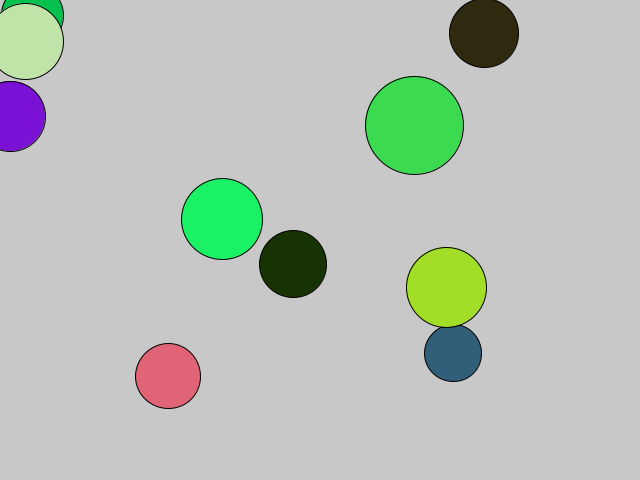
Frame 1 (no input)
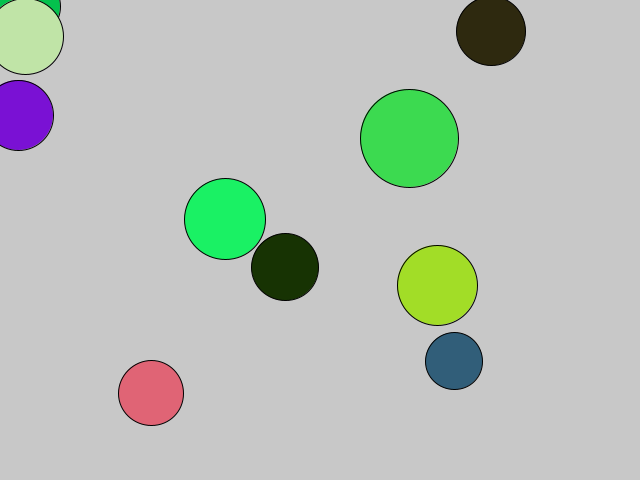
Frame 60 (the mouse pressed at the canvas centre just before this capture)
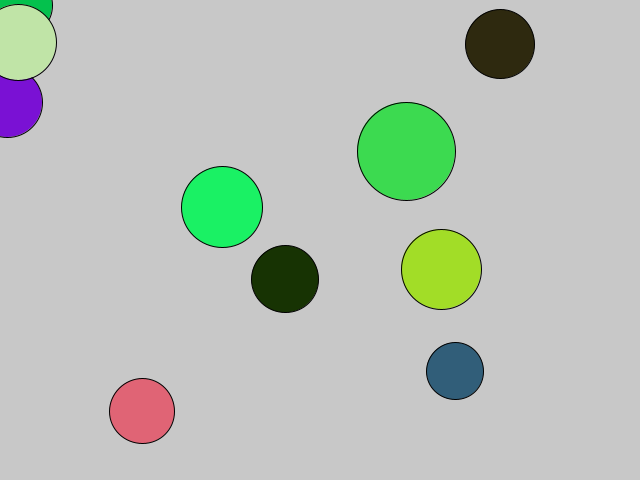
Frame 120 (the mouse held since frame 60 and released just before this capture)

The Processing sketch that drew these frames (run headless with seeded random() and noise(); from frame 60 on, the mouse is pressed at the canvas centre):

// Processing sketch: iwannamakeamover
// ── iwannamakeamover.pde
/* Title: Iwannamakeamover *\
|* Author: Louie Wang      *|
|* Description: 移動して！ *|
|* ps. view with mono font *|
|* with japanese support   *|
\*_Date:Sept.26,2024_______*/

class Mover {
  int X;
  int Y;
  int Size;
  color Col;
  Mover(){
    X = round(random(0,width));
    Y = round(random(0,height));
    Size = round(random(50,100));
    Col = color(random(0,255),random(0,255),random(0,255));
  }
  Mover(int Xpos, int Ypos){
    X = Xpos;
    Y = Ypos;
    Size = round(random(50,100));
    Col = color(random(0,255),random(0,255),random(0,255));
  }
  Mover(int Xpos, int Ypos, int S){
    X = Xpos;
    Y = Ypos;
    Size = S;
    Col = color(random(0,255),random(0,255),random(0,255));
  }
  Mover(int Xpos, int Ypos, int S, color Colour){
    X = Xpos;
    Y = Ypos;
    Size = S;
    Col = Colour;
  }
  void draw() {
    push();
    fill(Col);
    circle(X,Y,Size);
    pop();
  }
  void draw(int how) {
    push();
    fill(Col);
    ellipseMode(how);
    circle(X,Y,Size);
    pop();
  }
  void move() {
    X += round(random(-2,2));
    Y += round(random(-2,2));
    if(X<0)X=0;
    if(X>width)X=width;
    if(Y<0)Y=0;
    if(Y>width)Y=width;
  }
  void move(int Seed) {
    randomSeed(Seed);
    X += round(random(-2,2));
    Y += round(random(-2,2));
    if(X<0)X=0;
    if(X>width)X=width;
    if(Y<0)Y=0;
    if(Y>width)Y=width;
  }
  void move(int newX, int newY) {
    X = newX;
    Y = newY;
    if(X<0)X=0;
    if(X>width)X=width;
    if(Y<0)Y=0;
    if(Y>width)Y=width;
  }
  void resize() {
    Size = round(random(50, 100));
  }
  void resize(int S) {
    Size = S;
  }
  void recolor() {
    Col = color(random(0, 255),random(0, 255),random(0, 255));
  }
  void recolor(int C) {
    Col = color(C);
  }
  void recolor(int R, int G, int B) {
    Col = color(R, G, B);
  }
}

Mover[] a = new Mover[10];
int Mode = 0x43;

void setup() {
  size(640,480);
  for(int i = 0; i < a.length; i++) a[i] = new Mover();
}

void draw() {
  if(Mode%0x80/0x40>0) {
    if(Mode%0x2>0)background(200);
    for(int i = 0; i < a.length; i++) {
      a[i].draw(CENTER);
      if(Mode%0x4/2>0)a[i].move();
      if(Mode%0x8/4>0)a[i].resize();
      if(Mode%0x10/8>0)a[i].recolor();
    }
    if(Mode%0x40/0x20>0)text("WARNING! If you press 4 again, the circles will start rapidly flashing.\nIf you experience seizures, please reset the sketch to prevent seeing this.",100,100);
  }
}

void keyPressed() {
  switch(keyCode){
  case 49:
    Mode ^= 0x1;//background clear
    break;
  case 50:
    Mode ^= 0x2;//moving
    break;
  case 51:
    Mode ^= 0x4;//size changing
    break;
  case 52:
    if(Mode%0x20/0x10>0) {
      Mode |= 0x20;
      Mode ^= 0x28;//colour changing, clear warning
    }
    else {
      Mode |= 0x10;//warning bit
      Mode |= 0x20;//draw warning
    }
    break;
  case 32:
    Mode ^= 0x40;//stop drawing
    break;
  }
}

//nothin here, sorry. see ranttomakeamover instead.
//oops i mean
/*-----------------------*\
||W E ' R E   M O V I N G||
\\  Our new location is: //
||  ranttomakeamover.pde ||
//     Thank you for     \\
||     your patronage    ||
\*-----------------------*/
//..moving, movers, get it?

// ── ranttomakeamover.pde
    /*----------------------/
    || rant to make a mover ||                            
     /----------------------*/
 
/* Heyo. I guess it's time to yap more.
  Last time on Talkument Yap,
  I promised to write more about
  making chiptunes and the (in-game)
  origins of Rhythmgunner.

I'll start with chiptunes I guess.
Ever since I wanted to make a SNES
game from scratch with 0 experience,
I composed music. The first pieces
that I made were for the SNES in a
software called SNES GSS, or
SNES Game Sound Solution/System.
I made a couple tunes, but none
of them were really good at all.
The game was called Sonic M,
(thus the "Sonic M Soundtrack" in
some of my chiptunes)
it was a Sonic game that I wanted
to make ever since 2019-ish.
I have moved past that now, but
the important part is that
Sonic M was ultimately the thing
that got me to start chiptuning.
I then found more about chiptunes
and vgms, and foobar2000.
The earliest trace of vgms stuff
on my pc is from
Wednesday, May 18, 2022, 05:08:55 PM
according to the properties of
foobar2000's folder.
I started making chiptunes with
VGM Music Maker, which sure is a
music making tool all right.
It was hard to use, so I moved
on to DefleMask. I thought it was
lackluster at first, because I was
so used to using samples like the
orchestra hit that I had trouble
porting my songs to the Genesis,
which used FM Synthesis.
But then, I discovered the power
of wavetables. I made so many
songs on the PC Engine, it's
crazy. I used it to create songs
for 2 Scratch games, 1 of which
doesn't even work right.
I should probably put the vgm
of the most notable one in my
listeningmusics folder someday.
I also made chiptunes for all
of the other systems in DefleMask
(with the exception of the OPM)
which are also cool. But then,
one day, specifically before
my birthday 2023, I made a
"Birthday Chill Tune" (as I
called it back then) that in
hindsight sucks a lot.
However, I wanted to use more
systems than DefleMask allowed,
so on my birthday, I stumbled
across furnace. furnace is like
DefleMask, execpt for 2 things:
it's completely free, and
there are SO many systems.
After I posted a lackluster
music video of the chill tune,
I downloaded furnace (0.6pre5)
and that leads into my
chiptuning at the present.
I also switched from Windows
to Ubuntu and back, so I have
some duplicate songs from
when I was trying to backport
my songs from Ubuntu,
because Windows doesn't allow
me to mount its partition.
I love the subsong feature in
furnace, because instead of
having like 7000 different
files in DefleMask, each
having its own instruments,
you can have 1 big file in
furnace with shared
instruments. furnace's file
compression is also a lot
better than DefleMask's
(if it even exists)
and has a bazillion
settings, like different
cores for chip emulation.
Right now, I have 2 big files,
one for the Genesis, and one
for the Master System with the
FM chip. I also have some
smaller files that are for
specific songs, like the Rave
Dancetune from Cool Spot,
or a bunch of Ace Attorney songs,
both on the Game Boy.
I have currently 66 subsongs
in the Master System file, and
105 subsongs in the Genesis file.
Using extremely inaccurate
estimates, I think 50% of the
songs are covers, and around
5% are finished. 5% of them
are Phighting songs.
Making songs can be very easy
or very hard. For example, when
I was making Kitta's theme on
the Genesis, it was very easy,
reason being that I basically
completed it already on the
Master System. The Master
System version was very hard
because I didn't want the
cliché 2nd half of the song,
so I tried to make something
new. It sounds terrible.
It also incorperates an older
Kitta song into it, as support.
The Genesis version also has
lyrics, by the way. I'm not
gonna post them unless I'm
met with popular demand
(on GitHub, no less), since all
of the lyrics that I make are
automatically cringe, so that
probably means that I'm not
gonna post them ever.
Or maybe I will do that in the
next Talkument Yap. IDK.
That about sums up my
chiptuning journey. Now, onto
 RHYTHMGUNNER'S BACKSTORY
(taken from the paper doc)
--commentary in lua comments

Rhythmgunner always thought
of commiting an act of
violence every time he heard a
song that he disliked, which
was why he was called a
violent boy in dance class.
--This is the obligational
--funny in the first part
--of a short story. The
--dance class thing was
--because I didn't like songs
--from ANY dance class that
--I had at school.
R.G. was born with a 6th
musical sense. When his parents
bought him a xylophonw, he
cried because there weren't
enough keys to play his
beautiful songs on.
--This part is a little over
--exaggerated.
He had many friends due to his
musical talent, especially his
talent of learning any
instrument just by playing it
for a little while.
--SUPER exaggerated.
He was so good at music that
the teachers had to ban him
from entering the music room
outside of music class because
he would play solo better than
the whole class, usually ending
up in a musical competition
that he would always win.
--Beating elementary school
--children at playing music is
--easier than you think.
--(I was horrible on the
--recorder and clarinet)
He graduated with many musical
majors. Rhythmgunner had a
bright future ahead of him,
except for one small problem.
He was broke as ####.
--Kinda unbelievable because
--of his musical talents and
--majors, but whatever.
He started selling CDs
--with what money?
with hand-drawn labels on them.
--Ah yes, true grass roots ahh.
They didn't sell very well,
because everybody used
streaming services.
--I have nothing against music
--streaming, just a detail to
--support the plot.
However, one day, a man in a
black leather jacket came up
to him and bought a CD. The
next day, the same guy walked
past him and flew him a sheet
of paper.
--"Flew him" means threw at
--him subtly like a paper
--airplane, and the sheet
--was more like a slip.
It said, "Bonue Bridge,
6:30 PM". So at 6:30 PM,
Rhythmgunner went below the
Bonue Bridge, and saw him.
--PSA, don't trust random
--slips of paper that
--random strangers give you.
--The next part is a little
--comic, which I obviously
--can't show here, so instead
--the transcript will be
--written. It is in Japanese,
--but the original English
--translation will be shown
--below the phrases.
--I'm not gonna retranslate
--it for now.
--Also, my Japanese sucks.
--Sorry, native speakers.
-------------------------
Bassblaster:
(ゴゴゴゴ)
*Menacing*
-------------------------
Bassblaster:
あなたは
リーゼムガンナ
ですか？
Are you Rhythmgunner?
-------------------------
Rhythmgunner:
はい、でも
なぜ俺た
ちは日本
語を話
しますか。
Yes, but why are we
speaking in Japanese?
-------------------------
Bassblaster:
俺も知って
ないよ。
I don't know either.
-------------------------
Bassblaster:
さあ、俺
を知るか。
Anyways, do you know me?
-------------------------
Rhythmgunner:
ア～ッム、
すみません。
あなたを知る
ない。
Umm, sorry,
I don't know you.
-------------------------
Bassblaster:
えっ？知る
ないか？
本当かー？
Huh? You don't know?
No joke?
-------------------------
Bassblaster:
俺の顔を
見て！！！今
知るか?
Look at my face!
Do you know me?
-------------------------
Rhythmgunner:
す、すみません…
S-Sorry...
Bassblaster:
アーッ？
HUH?
(Note: This original
Japanese text was
outline-bolded.)
-------------------------

I'm just gonna continue
writing some random stuff
down here. Don't worry,
I'm gonna continue the
transcribing of the comic,
it's just that I'm in
class right now and I
want to write about more
class related stuff.
(says the guy who's
yapping instead of coding)
I have used the same
computer here for 3 years
in a row. I gotta backup
this thing to OneDrive or
something someday.
I should be working on
baller game actually.
And also, this file is now
over 300 lines long.
Granted, every line is
like 5 words long, but
that is still a whopping
1500 words. A whole essay.
I guess next time I will
talk about Speedshooter's
origins and how I got
exposed to retro computing.
Yappin' Yoplar out.
P.S. Yoplar is a silly
name that I thought up
for my Nintendo account.
It doesn't mean anything.
I just made it up on the
spot.
*/
